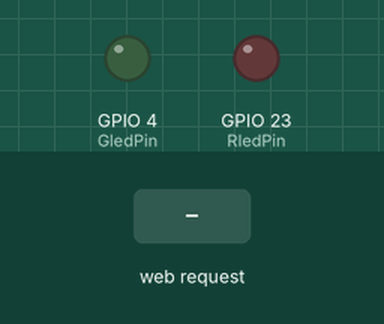
A program run on a simulated ESP32. Parts: output pins drawn as LEDs (lit = HIGH). Inputs (shaded band) come from the test bench. What the program prints to the serial monitor is not drawn.

Above: at 1.2 s.
1.3 s: HTTP request GET /on received
At 2.5 s:
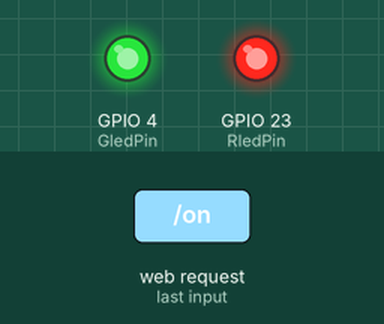
2.8 s: HTTP request GET /off received
At 3.7 s:
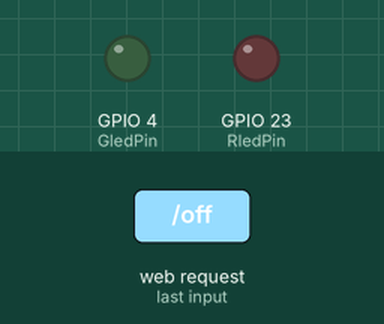
Timing chart, 0 to 5.8 s (numbered marks = the images above; inputs shaded):
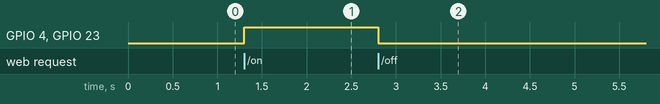

The program:

main.cpp
```cpp
// #include <Arduino.h>

// void setup() {
//   // put your setup code here, to run once:
//   Serial.begin(115200);
//   pinMode(4, OUTPUT);
//   pinMode(23, OUTPUT);
// }

// void loop() {
//   // put your main code here, to run repeatedly:
//   Serial.println("Hello, world!");
//   digitalWrite(4, HIGH);
//   digitalWrite(23, LOW);
//   delay(1000);
//   digitalWrite(4, LOW);
//   digitalWrite(23, HIGH);
//   delay(1000);
// }

#include <WiFi.h>
#include <WebServer.h>
#include <Arduino.h>

// Access Point credentials
const char *ssid = "ESP32_Server";
const char *password = "12345678";

WebServer server(80);

// LED pin
const int RledPin = 23;
const int GledPin = 4;

// HTML page
String htmlPage()
{
  return "<!DOCTYPE html><html>\
  <head><title>ESP32 Control</title></head>\
  <body>\
  <h1>ESP32 Web Server</h1>\
  <p><a href=\"/on\"><button>Turn ON</button></a></p>\
  <p><a href=\"/off\"><button>Turn OFF</button></a></p>\
  </body></html>";
}

// Handlers
void handleRoot()
{
  server.send(200, "text/html", htmlPage());
}

void handleOn()
{
  digitalWrite(RledPin, HIGH);
  digitalWrite(GledPin, HIGH);
  server.send(200, "text/html", htmlPage());
}

void handleOff()
{
  digitalWrite(RledPin, LOW);
  digitalWrite(GledPin, LOW);
  server.send(200, "text/html", htmlPage());
}

void setup()
{
  Serial.begin(115200);

  pinMode(RledPin, OUTPUT);
  pinMode(GledPin, OUTPUT);

  // Start Access Point
  WiFi.softAP(ssid, password);

  Serial.println("Access Point Started");
  Serial.print("IP Address: ");
  Serial.println(WiFi.softAPIP());

  // Routes
  server.on("/", handleRoot);
  server.on("/on", handleOn);
  server.on("/off", handleOff);

  server.begin();
}

void loop()
{
  server.handleClient();
}
```

Measured:
- after the input at 1.3 s, GPIO 4 (GledPin), GPIO 23 (RledPin): LOW → HIGH at once
- after the input at 2.8 s, GPIO 4 (GledPin), GPIO 23 (RledPin): HIGH → LOW at once
